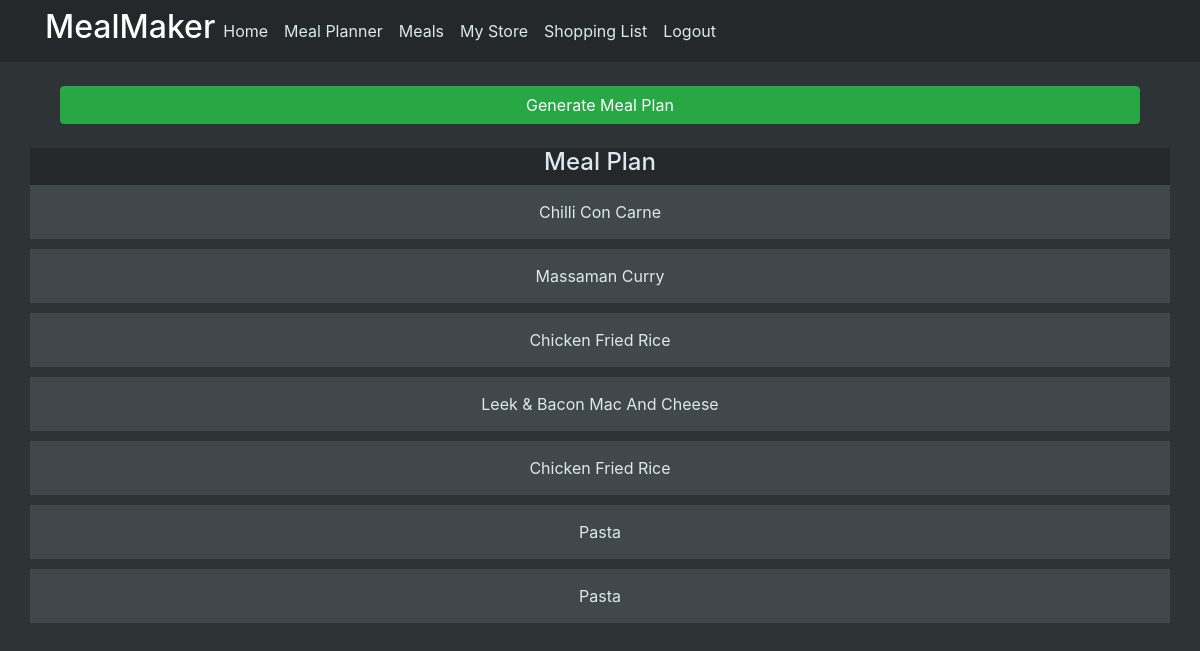
The app's page /meal_planner (signed in), older data.
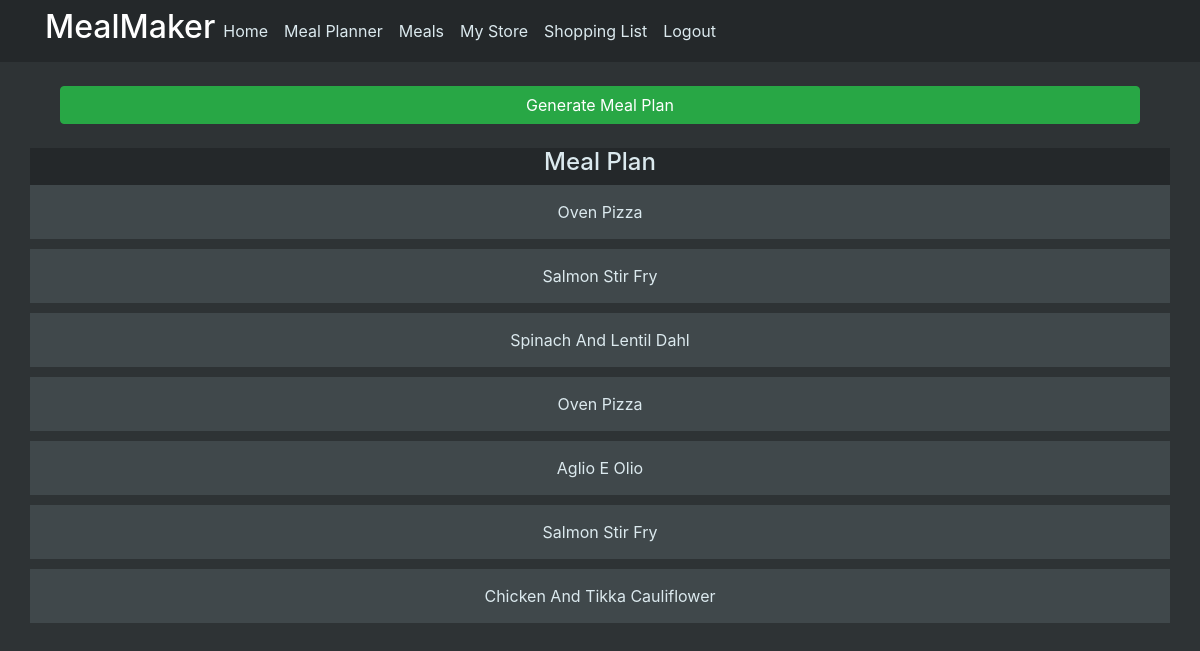
The same page, newer data.
### mealmaker/models.py (models this page shows)
class MealPlan(db.Model):
    id = db.Column(db.Integer, primary_key=True)
    meal_name = db.Column(db.String(200))
    username = db.Column(db.String(200))
    meal_link = db.Column(db.Integer, db.ForeignKey("meal.id"))
    meal_id = db.relationship("Meal")
    meal_store = db.relationship("MealStore", back_populates="meal_plan_id")

### mealmaker/views.py (the view)
@views.route("/meal_planner", methods=["GET", "POST"])
@login_required
def meal_planner():
    if request.method == 'POST':
        if request.form['generate-meal-plan'] == 'Generate Meal Plan':
            meals = Meal.query.all()
            meals_list = [meal for meal in meals]
            meal_plan = [random.choice(meals_list) for _ in range(7)]
            db.session.query(MealPlan).filter(MealPlan.username == current_user.id).delete()
            db.session.commit()
            for meal in meal_plan:
                planned_meal = MealPlan(
                    meal_name=meal.name,
                    username=current_user.id,
                    meal_link=meal.id
                )
                db.session.add(planned_meal)
            db.session.commit()
            return redirect(url_for("views.meal_planner", user=current_user, meal_plan=meal_plan))
    elif request.method == 'GET':
        checker = db.session.query(MealPlan).filter(MealPlan.username == current_user.id)
        checker_list = [meal for meal in checker]
        if len(checker_list) == 0:
            meals = Meal.query.all()
            meals_list = [meal for meal in meals]
            meal_plan = []
        else:
            meals = MealPlan.query.filter(MealPlan.username == current_user.id)
            meal_plan = [meal for meal in meals]
    return render_template("meal_planner.html", user=current_user, meal_plan=meal_plan)

### mealmaker/__init__.py (called while the page is built)
def create_app():
    app = Flask(__name__)
    app.config["SECRET_KEY"] = "hjshjhdjah kjshkjdhjs"
    app.config["SQLALCHEMY_DATABASE_URI"] = f"sqlite:///{DB_NAME}"
    app.config["SQLALCHEMY_TRACK_MODIFICATIONS"] = False
    db.init_app(app)
    from .views import views
    from .auth import auth
    app.register_blueprint(views, url_prefix="/")
    app.register_blueprint(auth, url_prefix="/")
    from .models import User, Meal, Ingredient, MealPlan
    create_database(app)
    login_manager = LoginManager()
    login_manager.login_view = "auth.login"
    login_manager.init_app(app)
    @login_manager.user_loader
    def load_user(id):
        return User.query.get(id)
    return app

### mealmaker/templates/meal_planner.html (shortened to what this page needs)
{% extends "layout.html" %}
{% block content%}
<br>
<form method="post">
    <div align="center" class="col">
        <input class="btn btn-success btn-block" type="submit" name="generate-meal-plan" value="Generate Meal Plan">
    </div>
</form>
<br>
<div class="row div-color-dark">
    <div class="div-parent-center">
        <h4>Meal Plan</h4>
    </div>
</div>
{% for meal in meal_plan %}
<div class="row div-color-dim content-section-dim">
    <div class="col-12 text-center">{{meal.meal_name.title()}} </div>
</div>
{% endfor %}
{% endblock %}

Row changes from the older to the newer data that the page shows:
changed MealPlan (number 1 of 7 on the later page): meal_name "Chilli Con Carne" → "Oven Pizza"
changed MealPlan (number 2 of 7 on the later page): meal_name "Massaman Curry" → "Salmon Stir Fry"
changed MealPlan: meal_name "Chicken Fried Rice" → "Spinach And Lentil Dahl"
changed MealPlan (number 4 of 7 on the later page): meal_name "Leek & Bacon Mac And Cheese" → "Oven Pizza"
changed MealPlan: meal_name "Chicken Fried Rice" → "Aglio E Olio"
changed MealPlan (number 6 of 7 on the later page): meal_name "Pasta" → "Salmon Stir Fry"
changed MealPlan: meal_name "Pasta" → "Chicken And Tikka Cauliflower"
